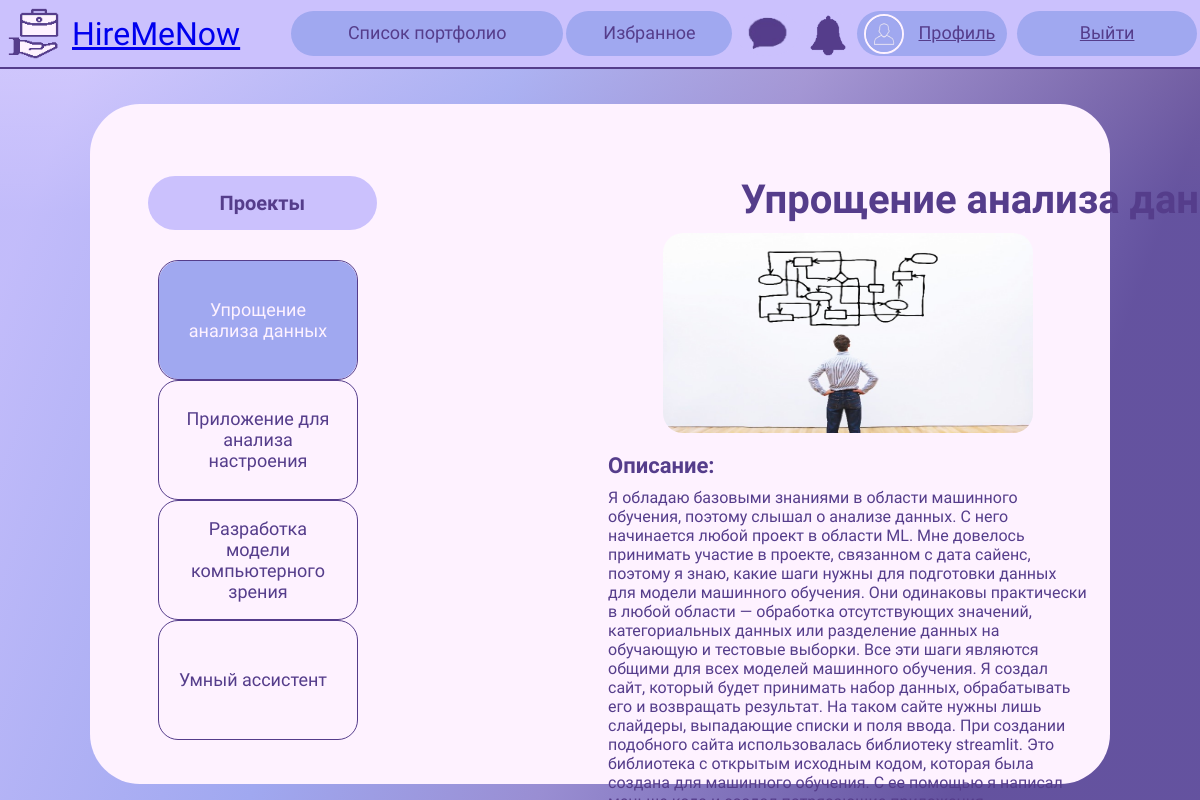
Screenshot of /watch-portfolio/wedyzza/ (signed in) with the database file from the repository.
### mainApp/models.py (models this page shows, shortened)
class Portfolio(models.Model):
    user = models.ForeignKey(User, on_delete=models.SET_NULL, null=True)
    name = models.CharField(max_length=150, blank=False)
    image = models.ImageField(upload_to='images/', default='../static/img/photo404.jpg', validators=[FileExtensionValidator(allowed_extensions=['png', 'jpg', 'jpeg'])], blank=False)
    description = models.CharField(max_length=2000, blank=False)
    link = models.CharField(max_length=250, blank=True)
    created = models.DateTimeField(auto_now_add=True)
    class Meta:
        ordering = ['-created']

### mainApp/views.py (the view)
# urls.py: path('watch-portfolio/<str:username>/', views.watch_portfolio, name='watch-portfolio'),
def watch_portfolio(request, username):
    user = User.objects.get(username=username)
    portfolios = Portfolio.objects.filter(user=user)
    context = {
        'portfolios': portfolios
    }
    return render(request, 'portfolio.html', context)

### templates/portfolio.html (shortened to what this page needs)
{% load static %}
<!DOCTYPE html>
<html lang="ru" dir="ltr">
  <head>
    <link rel="stylesheet" href="{% static 'css/edit-portfolio.css' %}">
  </head>
  <body>
    <div id="nav-bar">
		<a href="{% url 'home' %}" id="header">
			<img id="main-logo" src="{% static 'img/logo.png' %}" alt="logo">
            <h1 id="name">HireMeNow</h1>
        </a>
		<div id="buttons">
			<button class="btn" id="portfolio-list">Список портфолио</button>
			<button class="btn" id="favorite">Избранное</button>
			<a href="{% url 'chat_template' %}" id="chat">
			<img src="{% static 'img/chat.png' %}" width="65px" alt="chat">
			</a>
			<button id="notice">
			<img src="{% static 'img/notice.png' %}" width="50px" alt="notice">
			</button>
            {% if user.is_authenticated %}
            <div id="enter">
				<a href="{% url 'profile' request.user.username %}" class="btn" id="profile"><img id="profile-picture" src="{% static 'img/profile.png' %}" width="40px">Профиль</a>
				<a href="{% url 'logout' %}" class="btn" id="logout">Выйти</a>
			</div>
            {% else %}
			<div id="enter">
				<a href="{% url 'register' %}" class="btn" id="reg">Регистрация</a>
				<a href="{% url 'login' %}" class="btn" id="log">Вход</a>
			</div>
            {% endif %}
		</div>
	</div>
	<div class="hero">
          <div class="tabs">
            <div class="tab-header">
              <h2 id="project">Проекты</h2>
                {% for portfolio in portfolios %}
                    {% if portfolio == portfolios.first %}
                        <div class="active">{{ portfolio.name }}</div>
                    {% else %}
                        <div>{{ portfolio.name }}</div>
                    {% endif %}
                {% endfor %}
            </div>
            <div class="tab-body">
                {% for portfolio in portfolios %}
                    {% if portfolio == portfolios.first %}
                        <div class="active">
                            <h2>{{ portfolio.name }}</h2>
                            <div id="nails">
                                <img id="resnici" src="{{ portfolio.image.url }}">
                            </div>
                            <h3>Описание:</h3>
                            <p>{{ portfolio.description }}</p>
                        </div>
                    {% else %}
                        <div>
                        </div>
                    {% endif %}
                {% endfor %}
          </div>
	</div>
   </body>
</html>

### static/css/edit-portfolio.css (style rules this page uses)
* { margin: 0; padding: 0; box-sizing: border-box; font-family: 'Comfortaa'; }
body { width: 100vw; height: 100vh; background: linear-gradient(110.2deg, rgba(203, 193, 253, 0.8) 7%, rgba(160, 168, 240, 0.8) 36.37%, rgba(151, 135, 203, 0.8) 55.83%, rgba(85, 61, 139, 0.8) 83.36%), linear-gradient(180.21deg, #FEF2FF 0.19%, #A0A8F0 27.03%);; overflow: hidden; color: #553d8b; }
#header { display: flex; align-items: center; justify-content: left; gap: 5px; }
#nav-bar { display: flex; align-items: center; flex-direction: row; background: #CBC1FD; border-bottom: 2px solid #553D8B; }
#buttons { width: 100%; display: flex; justify-content: space-evenly; }
#main-logo { width: 67px; height: 67px; }
#name { position: flex; display: flex; width: 216px; height: 40px; font-weight: 400; font-size: 32px; line-height: 40px; }
.btn { display: flex; flex-direction: row; justify-content: center; align-items: center; padding: 10px; background: #A0A8F0; border-radius: 25px; font-weight: 400; font-size: 18px; line-height: 22px; text-align: center; border: none; height: 45.83px; color: #553d8b; }
#portfolio-list { width: 272.41px; cursor: pointer; }
#favorite { width: 166.02px; cursor: pointer; }
#chat { display: flex; align-items: center; height: 45px; border: none; border-radius: 50%; cursor: pointer; background: #CBC1FD; }
#notice { height: 45px; border: none; border-radius: 50%; cursor: pointer; background: #CBC1FD; }
#profile { cursor: pointer; display: flex; flex-direction: row; justify-content: center; align-items: center; padding: 10px 12px; }
#profile-picture { border: 2px solid#FEF2FF; border-radius: 50%; margin-right: 15px; margin-left: -5px; }
#logout { width: 179.61px; cursor: pointer; }
#enter { display: flex; flex-direction: row; gap: 10px; }
::placeholder { color: #553D8B; }
.hero { margin: 35px auto; width: 1820px; max-width: 85vw; height: 2030px; max-height: 85vh; background: #FEF2FF; border-radius: 50px; }
#project { display: flex; margin-bottom: 30px; margin-right: 50px; margin-left: -10px; background: #CBC1FD; border-radius: 54px; width: 228.56px; height: 53.83px; padding: 10px; font-size: 20px; line-height: 22px; align-items: center; justify-content: center; }
.tabs { position:fixed; width:60vw; height:60vh; display:flex; justify-content: left; margin-left: 68px; top: 22vh; }
.tabs .tab-header { width:200px; height:100%; text-align: center; justify-content: center; }
.tabs .tab-header div { position:relative; height:25%; border:1px solid #553D8B; border-radius: 20px; font-weight:400; font-size:18px; padding:0px 20px; display:flex; align-items:center; cursor:pointer; }
.tabs .tab-header div:before { content:""; position:absolute; top:0; left:-100%; width:0%; height:100%; background:#A0A8F0; z-index:-1; border-radius: 20px; }
.tabs .tab-header div.active { color:#FEF2FF; }
.tabs .tab-header div.active:before { left:0px; width:100%; transition:all 300ms ease-in-out; }
.tabs .tab-header div.active:after { left:calc(100% - 15px); transition:all 100ms ease-in-out 300ms; }
.tabs .tab-body { margin:0 auto; transition:all 400ms ease-in-out; }
.tabs .tab-body > div { margin-left: 250px; width:40vw; height:100vh; padding:40vh 0px; display: flex; position: relative; top: -40vh; flex-direction: column; }
.tabs .tab-body div h2 { font-size:40px; width: 1000px; margin-left: -100px; margin-bottom:10px; color:#553D8B; display: flex; align-items: center; justify-content: center; }
.tabs .tab-body div p { margin-top: 10px; display: flex; align-items: center; justify-content: center; }
.tabs .tab-body div h3 { font-size:22px; color:#553D8B; margin-top: 20px; display: flex; align-items: center; justify-content: left; }
#nails { margin-left: 0px; display: flex; align-items: center; justify-content: space-evenly; }
#resnici { width: 370px; height: 200px; display: flex; align-items: center; justify-content: center; border-radius: 20px; }

### rows the page displays
Portfolio: name "Упрощение анализа данных", name "Упрощение анализа…", image (picture), description "Я обладаю базовыми знаниями в области машинного обучения, поэтому слышал о анализе данных. С него начинается любой проект в области ML. Мне довелось принимать участие в проекте, связанном с дата сайенс, поэтому я знаю, какие шаги нужны для подготовки данных для модели машинного обучения. Они одинаковы практически в любой области — обработка отсутствующих значений, категориальных данных или разделение данных на обучающую и тестовые выборки. Все эти шаги являются общими для всех моделей машинного обучения. Я создал сайт, который будет принимать набор данных, обрабатывать его и возвращать результат. На таком сайте нужны лишь слайдеры, выпадающие списки и поля ввода. При создании подобного…"
Portfolio: name "Приложение для анализа настроения"
Portfolio: name "Разработка модели компьютерного зрения"
Portfolio: name "Умный ассистент"
